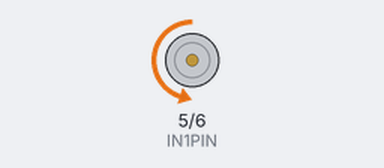
Bench run of a sketch on a simulated Arduino Uno, built with avr-gcc and run on an emulated ATmega328P. Shown: motor-driver pin pairs drawn as motors (green arrow = first pin HIGH = forward, orange = second pin HIGH = backward, longer = more drive).

Above: at 0.1 s.
At 4.6 s:
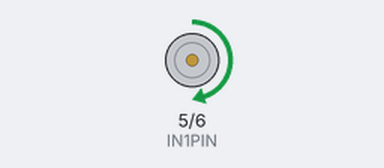
At 15.6 s:
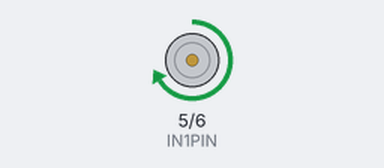
At 38.1 s:
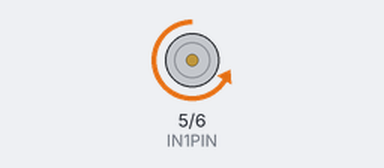
Timing chart, 0 to 39.6 s (numbered marks = the images above):
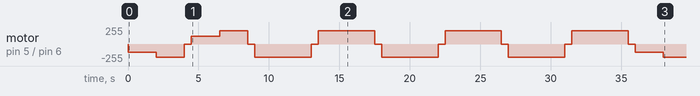

Measured:
- by itself, motor on pin 5 (IN1PIN) / pin 6 (IN2PIN): stopped → backward 120/255 at 0.00 s, → backward 200/255 2.0 s later, → stopped 2.0 s later, → forward 120/255 0.50 s later, … (20 changes in this stretch)

The sketch:

MX1508.ino
```cpp
/*
  Run the motor with the MX1508 motor driver
  https://www.techmonkeybusiness.com/pdfs/MX1508_DC_Motor_Control.pdf
  2025-05-12 Jakob Leander
*/
const int IN1PIN = 5; // 0 to 255 (analogWrite)
const int IN2PIN = 6; // 0 to 255 (analogWrite)
const long activeTime = 2000;
const long pauseTime = 500;
const int slowSpeed = 120; // Does not work if too low
const int highSpeed = 200;
boolean forward = true;

void setup()
{
  pinMode(IN1PIN, OUTPUT);
  pinMode(IN2PIN, OUTPUT);
  digitalWrite(IN1PIN, LOW);
  digitalWrite(IN2PIN, LOW);
}

void loop()
{
  // Set the direction of the motor
  if (forward)
  {
    digitalWrite(IN1PIN, LOW);
    analogWrite(IN2PIN, slowSpeed);
    delay(activeTime);
    analogWrite(IN2PIN, highSpeed);
    delay(activeTime);
  }
  else
  {
    digitalWrite(IN2PIN, LOW);
    analogWrite(IN1PIN, slowSpeed);
    delay(activeTime);
    analogWrite(IN1PIN, highSpeed);
    delay(activeTime);
  }

  // Reverse direction
  forward = !forward;

  // Stop the motor
  digitalWrite(IN1PIN, LOW);
  digitalWrite(IN2PIN, LOW);
  delay(pauseTime);
}
```
